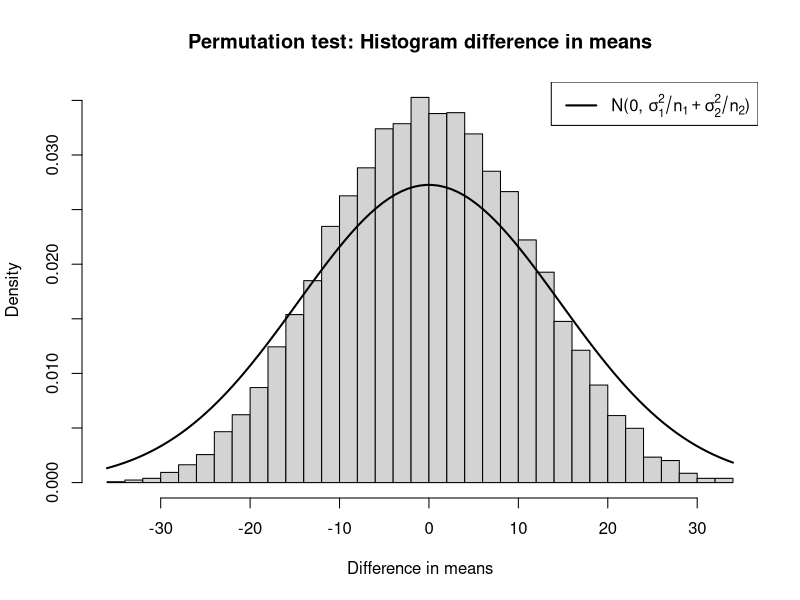
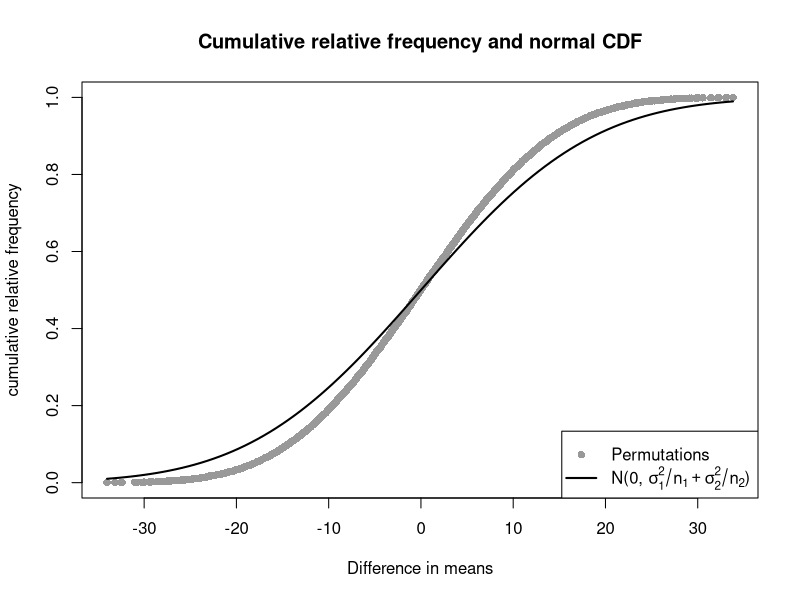

These charts were generated, in order, by the following R code: (Note: this script raises an error after producing the figures.)
## ---- chunk 1
wants <- c("coin", "e1071")
has   <- wants %in% rownames(installed.packages())
if(any(!has)) install.packages(wants[!has])
## ---- chunk 2
set.seed(1.234)
Nj     <- c(7, 8)
sigma  <- 20
DVa    <- rnorm(Nj[1], 100, sigma)
DVb    <- rnorm(Nj[2], 110, sigma)
tIndDf <- data.frame(DV=c(DVa, DVb),
                     IV=factor(rep(c("A", "B"), Nj)))
## ---- chunk 3
library(coin)
oneway_test(DV ~ IV, alternative="less", distribution="exact", data=tIndDf)
## ---- chunk 4
tRes <- t.test(DV ~ IV, alternative="less", var.equal=TRUE, data=tIndDf)
tRes$p.value
## ---- chunk 5
idx   <- seq(along=tIndDf$DV)
idxA  <- combn(idx, Nj[1])
getDM <- function(x) { mean(tIndDf$DV[!(idx %in% x)]) - mean(tIndDf$DV[x]) }
resDM <- apply(idxA, 2, getDM)
diffM <- diff(tapply(tIndDf$DV, tIndDf$IV, mean))
(pVal <- sum(resDM >= diffM) / length(resDM))
## ---- chunk 6
hist(resDM, freq=FALSE, breaks="FD", xlab="Difference in means",
     main="Permutation test: Histogram difference in means")
curve(dnorm(x, 0, sigma/sqrt(Nj[1]) + sigma/sqrt(Nj[2])), lwd=2, add=TRUE)
legend(x="topright", lty=1, lwd=2, legend=expression(paste("N(0, ", sigma[1]^2 / n[1] + sigma[2]^2 / n[2], ")")))
## ---- chunk 7
plot(resDM, ecdf(resDM)(resDM), col="gray60", pch=16,
     xlab="Difference in means", ylab="cumulative relative frequency",
     main="Cumulative relative frequency and normal CDF")
curve(pnorm(x, 0, sigma/sqrt(Nj[1]) + sigma/sqrt(Nj[2])), lwd=2, add=TRUE)
legend(x="bottomright", lty=c(NA, 1), pch=c(16, NA), lwd=c(1, 2),
       col=c("gray60", "black"),
       legend=c("Permutations",
       expression(paste("N(0, ", sigma[1]^2 / n[1] + sigma[2]^2 / n[2], ")"))))
## ---- chunk 8
N      <- 12
id     <- factor(rep(1:N, times=2))
DVpre  <- rnorm(N, 100, 20)
DVpost <- rnorm(N, 110, 20)
tDepDf <- data.frame(DV=c(DVpre, DVpost),
                     IV=factor(rep(0:1, each=N), labels=c("pre", "post")))
## ---- chunk 9
library(coin)
oneway_test(DV ~ IV | id, alternative="less", distribution=approximate(B=9999), data=tDepDf)
## ---- chunk 10
t.test(DV ~ IV, alternative="less", paired=TRUE, data=tDepDf)$p.value
## ---- chunk 11
DVd    <- DVpre - DVpost
sgnLst <- lapply(numeric(N), function(x) { c(-1, 1) } )
sgnMat <- data.matrix(expand.grid(sgnLst))
getMD  <- function(x) { mean(abs(DVd) * x) }
resMD  <- apply(sgnMat, 1, getMD)
(pVal  <- sum(resMD <= mean(DVd)) / length(resMD))
## ---- chunk 12
Nf  <- 7
DV1 <- rbinom(Nf, size=1, prob=0.5)
DV2 <- rbinom(Nf, size=1, prob=0.5)
fisher.test(DV1, DV2, alternative="greater")$p.value
## ---- chunk 13
library(e1071)
permIdx  <- permutations(Nf)
getAgree <- function(idx) {
    sum(diag(table(DV1, DV2[idx])))
}

resAgree <- apply(permIdx, 1, getAgree)
agree12  <- sum(diag(table(DV1, DV2)))
(pVal    <- sum(resAgree >= agree12) / length(resAgree))
## ---- chunk 14
try(detach(package:e1071))
try(detach(package:class))
try(detach(package:coin))
try(detach(package:modeltools))
try(detach(package:survival))
try(detach(package:mvtnorm))
try(detach(package:splines))
try(detach(package:stats4))
